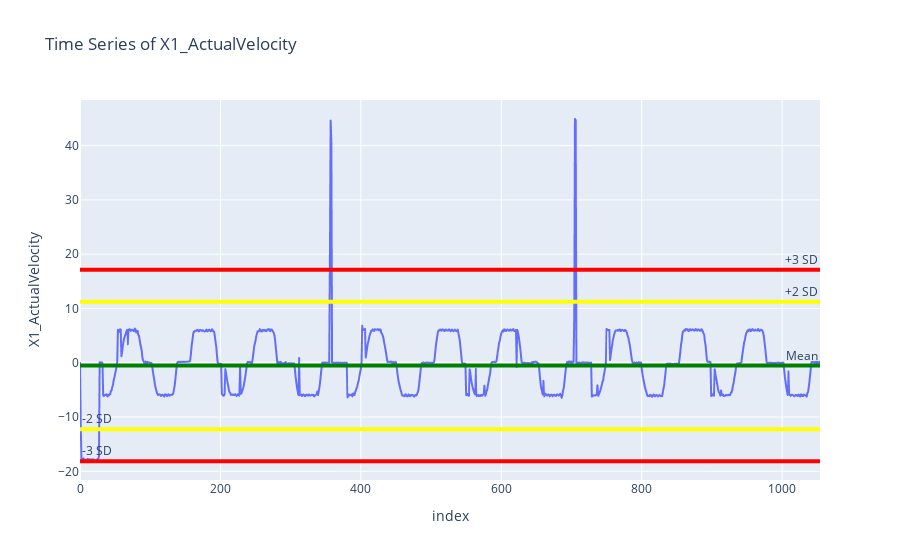

The code cell stored with this chart in its notebook:
### Code cell
# Visulalizing time series data for first column
# for column in df.columns:
#     print(f"Processing column: {column}")
#     fig = px.line(df, y=column, title=f"Time Series of {column}")
#     fig.add_hline(y=df[column].mean(), line_width=4, line_color="green", annotation_text="Mean", annotation_position="top right")
#     fig.add_hline(y=df[column].mean() + 2*df[column].std(), line_width=4, line_color="yellow", annotation_text="+2 SD", annotation_position="top right")
#     fig.write_image(column + "_timeseries.png")
#     fig.show()
print("Generating time series plot for first column")
index = 1
fig = px.line(df, y=df.columns[index], title=f"Time Series of {df.columns[index]}")
column = df.columns[index]
fig.add_hline(y=df[column].mean(), line_width=4, line_color="green", annotation_text="Mean", annotation_position="top right")
fig.add_hline(y=df[column].mean() + 2*df[column].std(), line_width=4, line_color="yellow", annotation_text="+2 SD", annotation_position="top right")
fig.add_hline(y=df[column].mean() - 2*df[column].std(), line_width=4, line_color="yellow", annotation_text="-2 SD", annotation_position="top left")
fig.add_hline(y=df[column].mean() + 3*df[column].std(), line_width=4, line_color="red", annotation_text="+3 SD", annotation_position="top right")
fig.add_hline(y=df[column].mean() - 3*df[column].std(), line_width=4, line_color="red", annotation_text="-3 SD", annotation_position="top left")
fig.show()

### Figure 1 — Plotly figure (JSON) as saved in the notebook; plotly's stock layout.template omitted (floating-point values rounded to 4 significant figures; data arrays with more than 128 entries replaced by an {"elided": "..."} marker saying what was removed)
{"data": [{"hovertemplate": "index=%{x}<br>X1_ActualVelocity=%{y}<extra></extra>", "legendgroup": "", "line": {"color": "#636efa", "dash": "solid"}, "marker": {"symbol": "circle"}, "mode": "lines", "name": "", "showlegend": false, "type": "scattergl", "x": {"elided": "1055 int values"}, "xaxis": "x", "y": {"elided": "1055 float values"}, "yaxis": "y"}], "layout": {"annotations": [{"showarrow": false, "text": "Mean", "x": 1, "xanchor": "right", "xref": "x domain", "y": -0.5149, "yanchor": "bottom", "yref": "y"}, {"showarrow": false, "text": "+2 SD", "x": 1, "xanchor": "right", "xref": "x domain", "y": 11.24, "yanchor": "bottom", "yref": "y"}, {"showarrow": false, "text": "-2 SD", "x": 0, "xanchor": "left", "xref": "x domain", "y": -12.27, "yanchor": "bottom", "yref": "y"}, {"showarrow": false, "text": "+3 SD", "x": 1, "xanchor": "right", "xref": "x domain", "y": 17.11, "yanchor": "bottom", "yref": "y"}, {"showarrow": false, "text": "-3 SD", "x": 0, "xanchor": "left", "xref": "x domain", "y": -18.14, "yanchor": "bottom", "yref": "y"}], "legend": {"tracegroupgap": 0}, "shapes": [{"line": {"color": "green", "width": 4}, "type": "line", "x0": 0, "x1": 1, "xref": "x domain", "y0": -0.5149, "y1": -0.5149, "yref": "y"}, {"line": {"color": "yellow", "width": 4}, "type": "line", "x0": 0, "x1": 1, "xref": "x domain", "y0": 11.24, "y1": 11.24, "yref": "y"}, {"line": {"color": "yellow", "width": 4}, "type": "line", "x0": 0, "x1": 1, "xref": "x domain", "y0": -12.27, "y1": -12.27, "yref": "y"}, {"line": {"color": "red", "width": 4}, "type": "line", "x0": 0, "x1": 1, "xref": "x domain", "y0": 17.11, "y1": 17.11, "yref": "y"}, {"line": {"color": "red", "width": 4}, "type": "line", "x0": 0, "x1": 1, "xref": "x domain", "y0": -18.14, "y1": -18.14, "yref": "y"}], "title": {"text": "Time Series of X1_ActualVelocity"}, "xaxis": {"anchor": "y", "domain": [0, 1], "title": {"text": "index"}}, "yaxis": {"anchor": "x", "domain": [0, 1], "title": {"text": "X1_ActualVelocity"}}}}
